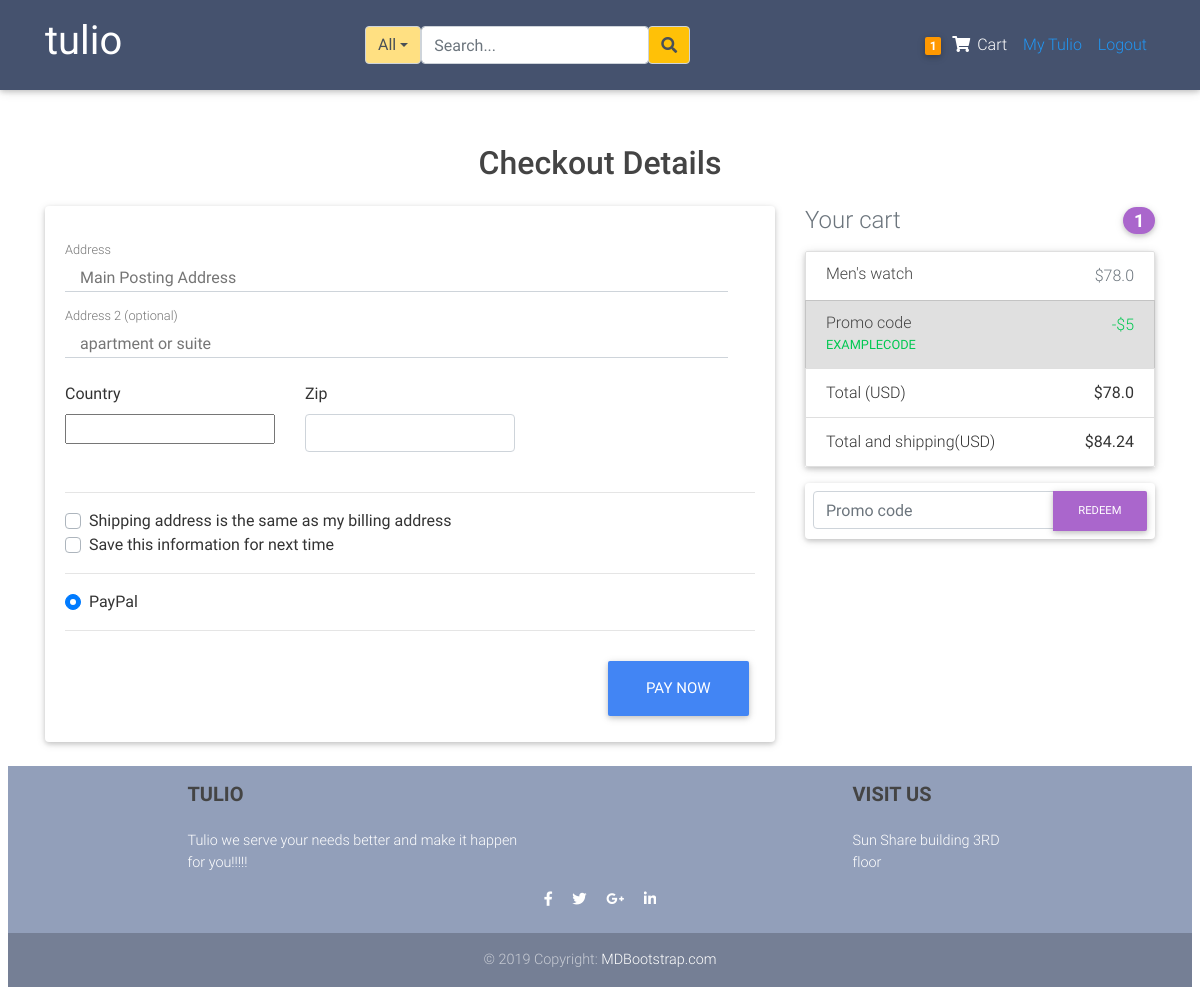
Page /checkout/ (signed in) on the committed database.
### blogs/models.py (models this page shows, shortened)
class Order(models.Model):
	user           = models.ForeignKey(settings.AUTH_USER_MODEL,
	                        on_delete=models.CASCADE)
	items          = models.ManyToManyField(OrderItem)
	start_date     = models.DateTimeField(auto_now_add=True)
	ordered_date   = models.DateTimeField()
	ordered        = models.BooleanField(default=False)
	biling_address = models.ForeignKey("BillingAddress",
		          on_delete=models.SET_NULL, blank=True, null=True)
	payment        = models.ForeignKey("Payment",
		          on_delete=models.SET_NULL, blank=True, null=True)
	def get_total(self):
		total = 0
		for order_item in self.items.all():
			total +=order_item.get_final_price()
		return round(total,2)
	def get_shipping(self):
		shipping=0
		if self.get_total() <=10:
			shipping=self.get_total()*0.05
		elif self.get_total() >10 and self.get_total()<=20:
			shipping=self.get_total()*0.06
		elif self.get_total() >20 and self.get_total()<=100:
			shipping=self.get_total()*0.08
		else:
			shipping=self.get_total()*0.11
		return round(shipping,2)
	def get_total_and_shipping(self):
		return round((self.get_total() + self.get_shipping()),2)

class  OrderItem(models.Model):
	user     = models.ForeignKey(settings.AUTH_USER_MODEL,
	                        on_delete=models.CASCADE)
	ordered  = models.BooleanField(default=False)
	item     = models.ForeignKey(Item, on_delete=models.CASCADE)
	quantity = models.IntegerField(default=1)
	date     = models.DateTimeField(auto_now_add=True)
	def get_item_total_price(self):
		return self.quantity * self.item.price
	def get_final_price(self):
		if self.item.discount_price:
			return self.get_item_total_discount_price()
		return self.get_item_total_price()

class Item(models.Model):
	title           = models.CharField(max_length=100)
	price           = models.FloatField()
	discount_price  = models.FloatField(blank=True, null=True)
	category        = models.CharField(choices=CATEGORY_CHOICES, max_length=2)
	label           = models.CharField(choices=LABEL_CHOICES, max_length=2)
	image           = models.ImageField(upload_to='product_pictures')
	slug            = models.SlugField()
	description     = models.TextField()
	objects         = ProductManager()

### blogs/views.py (the view, shortened to what this page needs)
# urls.py: path('checkout/', CheckoutView.as_view(), name = "checkout" ),
class CheckoutView(LoginRequiredMixin, View):
	def get(self, *args, **kwargs):
		try:
			order = Order.objects.get(user=self.request.user, ordered=False)
			form = CheckoutForm()
			context ={
			'form':form,
			'order':order,
			}
			return render(self.request, "blogs/checkout.html", context)
		except ObjectDoesNotExist:
			messages.error(self.request,f"No active orders available")
			return redirect("blogs:checkout")

### blogs/blog_forms.py
class CheckoutForm(forms.Form):
	street_address = forms.CharField(widget=forms.TextInput(attrs={
		"placeholder": "Main Posting Address",
		'class':'col-md-11 pt-3'
		}))
	apartment_address = forms.CharField(required= False, widget=forms.TextInput(attrs={
		"placeholder": "apartment or suite",
		'class':'col-md-11 pt-3'
		}))
	country = CountryField(blank_label='(select country)').formfield(widget =CountrySelectWidget(attrs={
		'class': 'custom-select d-block w-100'
		}))
	zip =forms.CharField(widget=forms.TextInput(attrs={
		'class':'form-control'
		}))
	same_biling_address = forms.BooleanField(required=False)
	save_info = forms.BooleanField(required=False)
	payment_options=forms.ChoiceField(widget=forms.RadioSelect,
						choices=PAYMENT_CHOICES)

### blogs/templatetags/cart_item_count.py (called while the page is built)
@register.filter
def cart_count(user):
	if user.is_authenticated:
		query_set = Order.objects.filter(user=user, ordered=False)
		if query_set.exists():
			return query_set[0].items.count()
	return 0

### blogs/templates/blogs/checkout.html (shortened to what this page needs)
{%extends 'blogs/layout.html'%}
{%load cart_item_count%}
{%load crispy_forms_tags%}
{%block content%}
    <div class="container wow fadeIn pt-5">
      <h2 class=" h2 text-center mb-4">Checkout Details</h2>
      <div class="row">
        <div class="col-md-8 mb-4">
          <div class="card">
            <form method="POST" class="card-body">
              <div class="md-form mb-8">
               {{form.street_address}}
                <label for="address" class="">Address</label>
              </div>
              <div class="md-form mb-8">
                {{form.apartment_address}}
                <label for="text-bold address-2" class="">Address 2 (optional)</label>
              </div>
              <div class="row">
                <div class="col-lg-4 col-md-12 mb-4">
                  <label for="country">Country</label>
                  {{form.country}}
                </div>
                <div class="col-lg-4 col-md-6 mb-4">
                  <label for="zip">Zip</label>
                  {{form.zip}}
                </div>
              </div>
              <hr>
              <div class="custom-control custom-checkbox">
                <label class="custom-control-label" for="same-address">Shipping address is the same as my billing address</label>
              </div>
              <div class="custom-control custom-checkbox">
                <label class="custom-control-label" for="save-info">Save this information for next time</label>
              </div>
              <hr>
              <div class="d-block my-3">
                {% for value, name in form.fields.payment_options.choices%}
                <div class="custom-control custom-radio">
                  <label class="custom-control-label" for="{{name}}">{{name}}</label>
                </div>
               {%endfor%}
              </div>
              <hr class="mb-4">
              <button class="btn btn-primary btn-lg float-right" type="submit">Pay Now</button>
            </form>
          </div>
        </div>
       <div class="col-md-4 mb-4">
          <h4 class="d-flex justify-content-between align-items-center mb-3">
            <span class="text-muted">Your cart</span>
            <span class="badge badge-secondary badge-pill">{{request.user|cart_count}}</span>
          </h4>
          <ul class="list-group mb-3 z-depth-1">
            {%for order_item in order.items.all%}
            <li class="list-group-item d-flex justify-content-between lh-condensed">
              <div>
                <h6 class="my-0">{{order_item.item.title}}</h6>
              </div>
              <span class="text-muted">${{order_item.get_item_total_price}}</span>
            </li>
            {%endfor%}
            {%if order.items.all%}
            <li class="list-group-item d-flex justify-content-between bg-light">
              <div class="text-success">
                <h6 class="my-0">Promo code</h6>
                <small>EXAMPLECODE</small>
              </div>
              <span class="text-success">-$5</span>
            </li>
            <li class="list-group-item d-flex justify-content-between">
              <span>Total (USD)</span>
              <strong>${{order.get_total}}</strong>
            </li>
            <li class="list-group-item d-flex justify-content-between">
              <span>Total and shipping(USD)</span>
              <strong>${{order.get_total_and_shipping}}</strong>
            </li>
          </ul>
          {%endif%}
          <form class="card p-2">
            <div class="input-group">
              <input type="text" class="form-control" placeholder="Promo code" aria-label="Recipient's username" aria-describedby="basic-addon2">
              <div class="input-group-append">
                <button class="btn btn-secondary btn-md waves-effect m-0" type="button">Redeem</button>
              </div>
            </div>
          </form>
</div>
      </div>
    </div>
{%endblock content%}

### blogs/templates/blogs/nav.html
{%load cart_item_count%}
<nav class="navbar fixed-top navbar-expand-lg navbar-dark mdb-color scrolling-navbar">
    <div class="container">
      <a class="navbar-brand waves-effect" href="{%url 'blogs:home' %}" target="_blank">
          <h1>
             <strong class="white-text">tulio</strong>
          </h1>
      </a>
  {%include 'blogs/search_bar.html'%}
        <ul class="navbar-nav nav-flex-icons">
          <li>
            <div class="navbar-nav">
                  <li class="nav-item">
                      <a href="{%url 'blogs:order_summary'%}" class="nav-link waves-effect">
                        <span class="badge orange z-depth-1 mr-1"> {{request.user|cart_count}}</span>
                          <i class="fas fa-shopping-cart"></i>
                        <span class="clearfix d-none d-sm-inline-block"> Cart </span>
                      </a>
                </li>
        {%if request.user.is_authenticated%}
            <a class="nav-item nav-link blue-text" href="{%url 'profile'%}">My Tulio</a>
            <a class="nav-item nav-link blue-text" href="{%url 'logout' %}">Logout</a>
        {%else%}
            <a class="nav-item nav-link blue-text" href="{%url 'login' %}">Login</a>
            <a class="nav-item nav-link blue-text" href="{%url 'register'%}">Register</a>
        {%endif%}
            </div>
          </li>
        </ul>
      </div>
  </nav>

### blogs/static/blogs/main.css (style rules this page uses)
body { background: #ffffff; color: #333333; margin-top: 5rem; }
h1, h2, h3, h4, h5, h6 { color: #444444; }
.site-header .navbar-nav .nav-link { color: #cbd5db; }

### blogs/templates/blogs/layout.html (style rules this page uses)
html, body, header, .carousel { height: 60vh; }

### rows in the picture
OrderItem: item "Men's watch", get_item_total_price "78.0"
Order: get_total "78.0", get_total_and_shipping "84.24"

### other values in the picture
{{ request.user|cart_count }} "1"
{{ name }} "PayPal"
